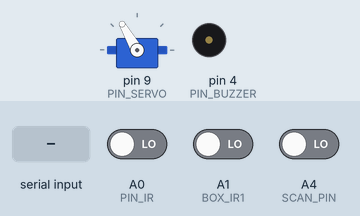
This sketch was run on a simulated Arduino Uno, built with avr-gcc and run on an emulated ATmega328P. Shown: servo, buzzer (waves = sounding). The inputs (shaded band) are chosen by the test bench; at power-on: A0 (PIN_IR) LOW, A1 (BOX_IR1) LOW, A4 (SCAN_PIN) LOW. What the sketch prints to the serial monitor is not drawn.

Above: at 1.7 s.
1.8 s: "1\n" received over the second serial link
At 2.4 s:
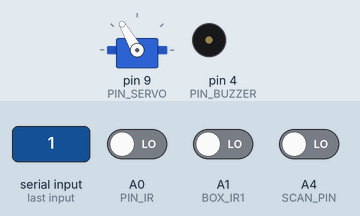
4.8 s: "4\n" received over the second serial link
At 6.9 s:
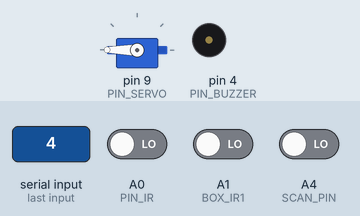
7.8 s: "2\n" received over the second serial link
At 10.0 s:
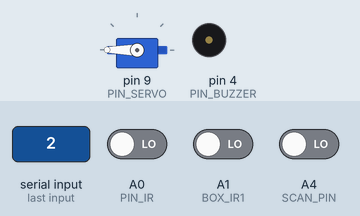
10.8 s: "6\n" received over the second serial link
At 14.2 s:
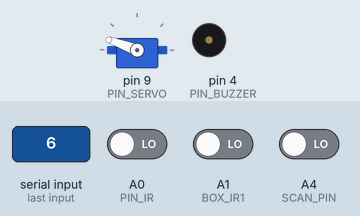
Timing chart, 0 to 15.7 s (numbered marks = the images above; inputs shaded):
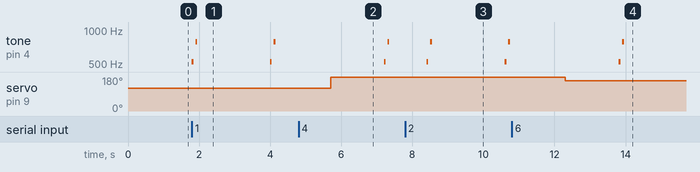

The sketch:

conveyer_belt_5.ino
```cpp
/* 라이브러리 불러오기 */
#include <Servo.h>              // 서보모터 라이브러리 불러오기
#include <Wire.h>               // I2C 통신에 사용되는 라이브러리
#include <SoftwareSerial.h>

/* 상수 선언 : 핀 번호, 속도제어, 서보모터의 각도*/
#define PIN_DC_DIRECTION 13  // 13 DC모터(레일) 방향을 정하는 핀
#define PIN_DC_SPEED 11      // 11 DC모터(레일) 속도를 정하는 핀
#define PIN_SERVO 9          // 서보모터 연결 핀
#define PIN_IR A0            // 적외선 IR센서 연결 핀
#define PIN_BUZZER 4         // 부저 핀

// 상자에 부착된 적외선 센서 핀
#define BOX_IR1 A1
#define BOX_IR2 A2
#define BOX_IR3 A3

// 바코드(QR) 스캐너에 부착된 적외선 센서 핀
#define SCAN_PIN A4

#define POS_RED 120   // 서울행 화물
#define POS_GREEN 160 // 부산행 화물
#define POS_BLUE 210  // 대구행 화물

#define BT_RXD 3
#define BT_TXD 2

/* 변수 선언 : HW객체, 측정값, 기타 변수, ...*/
Servo servo;
int railSpeed = 70;  // 레일 기본 속도
int scan_stop_check = 0;
int scan_check = 0;
int box_check;
int state = 1;


SoftwareSerial mySerial(5, 6); // RX, TX
SoftwareSerial bluetooth(BT_RXD, BT_TXD); // 3, 2 -> 아두이노에는 반대로 연결

void setup() {
  Serial.begin(9600);
  mySerial.begin(9600); // SoftwareSerial 통신 시작
  bluetooth.begin(9600);

  /* 모터 설정 */
  pinMode(PIN_DC_DIRECTION, OUTPUT);     // DC모터의 방향을 제어하는 핀을 OUTPUT으로 설정
  digitalWrite(PIN_DC_DIRECTION, HIGH);  // 방향은 전진. 의도한 방향과 반대일 경우 HIGH -> LOW로 변경
  servo.attach(PIN_SERVO);               // 서보모터를 아두이노와 연결
  servo.write(120);                      // 초기 서보모터가 가리키는 각도는 0도
  delay(500);                            // 서보모터가 완전히 동작을 끝낸 후 detach를 위해 delay를 부여
  servo.detach();                        // 서보모터와 아두이노 분리

  /* 적외선 센서 설정 */
  pinMode(PIN_IR, INPUT);  // 적외선 센서 핀을 INPUT으로 설정
  pinMode(PIN_BUZZER, OUTPUT); // 부저 핀을 OUTPUT으로 설정

  // 상자 적외선 센서
  pinMode(BOX_IR1, INPUT);
  pinMode(BOX_IR2, INPUT);
  pinMode(BOX_IR3, INPUT);

  // 바코드 스케너에 쓰일 적외선 센서
  pinMode(SCAN_PIN, INPUT);

  Serial.println("공정 시작");
}

void loop() {
  /* 시리얼 통신 데이터 수신 확인 */
  state = checkSerial();
  if (state <= 0) {
    analogWrite(PIN_DC_SPEED, 0);
  }
  else if (state > 0){
    /* 제품 적재여부 확인 */
    if (digitalRead(PIN_IR) == HIGH) {  // 적외선 센서는 물건 감지 시 LOW값을 전달. HIGH라는 것은 감지되지 않았음
      analogWrite(PIN_DC_SPEED, railSpeed);  // 레일 작동 계속
    }
    else if (digitalRead(PIN_IR) == LOW)
    {
      Serial.println("Detected");
      toneDetected();  // 감지되었을 때 나오는 소리를 부저에 출력
      analogWrite(PIN_DC_SPEED, 0);  // 적외선 센서에서 제품을 감지하여 일시 정지
      delay(2000);  // 2초간 정지
      analogWrite(PIN_DC_SPEED, railSpeed);  // 레일을 컬러센서까지 움직이기 시작


      // 바코드 or QR코드 스캐너 영역에서 정지
      while (scan_stop_check == 0){
        if (digitalRead(SCAN_PIN) == LOW){
          analogWrite(PIN_DC_SPEED, 0);  // 적외선 센서에서 제품을 감지하여 일시 정지
          toneDetected();  // 감지되었을 때 나오는 소리를 부저에 출력
          Serial.println("Stop for scan");
          delay(1500);  // 1.5초 간 레일 대기
          scan_stop_check = 1;
        }
      }
      scan_stop_check = 0;

      Serial.println("Scan Start!!");
      // 바코드 or QR 코드 스캔
      scan_check = 0;
      while(scan_check  == 0){
        scan_check = recvScanData();
      }
      Serial.println("Scan Complete!");

      analogWrite(PIN_DC_SPEED, railSpeed);  // 레일 작동 시작

    // 상자에 물품이 들어갔는지 확인
      while (box_check == 0) {
        box_check = checkBoxSensors();
        if (box_check == 1) toneDetected();
      }
      box_check = 0;
      delay(1000);
    }
  }
}

/* 시리얼 통신 및 블루투스 데이터 수신 확인 및 처리 */
int checkSerial() {
  int receivedData;
  if (mySerial.available() > 0) {  // 데이터가 있는지 확인
    String data = mySerial.readStringUntil('\n');  // 데이터를 문자열로 읽기
    int receivedData = data.toInt();  // 문자열을 정수로 변환
    if (receivedData <= 0){
        tone(PIN_BUZZER, 1000, 1000);  // 부저를 울림
        Serial.println("Emergency Stop!");
        return 0;
    }
    else return 1;
  }

  else if (bluetooth.available() > 0){
    char c = bluetooth.read();
    if (c == '0'){
      Serial.print("received data : ");
      Serial.write(c);
      return 0;
    }
    else if (c=='1'){
      Serial.print("received data : ");
      Serial.write(c);
      return 1;
    }
  }
}

int recvScanData() {
  if (bluetooth.available() > 0) {
    char command = bluetooth.read();
    if (command == '2') {
      servo.attach(PIN_SERVO);
      Serial.print("received data : ");
      Serial.write(command);
      servo.write(POS_RED);
      delay(1500);
      servo.detach();
      return 1;
    }
    else if (command == '4'){
      servo.attach(PIN_SERVO);
      Serial.print("received data : ");
      Serial.write(command);
      servo.write(POS_BLUE);
      delay(1500);
      servo.detach();
      return 1;
    }
    else if (command == '6'){
      servo.attach(PIN_SERVO);
      Serial.print("received data : ");
      Serial.write(command);
      servo.write(POS_GREEN);
      delay(1500);
      servo.detach();
      return 1;
    }
    else{
      servo.write(120);
      return 0;
    }
  }
  else {
    return 0;
  }
}

/* 적외선 센서, 색상감지 센서에서 물체를 감지했을 때 나오는 소리를 출력 */
void toneDetected() {
  tone(PIN_BUZZER, 523, 50);  // '도'에 해당. 0.05초간 출력
  delay(100);  // 0.1초간 대기(출력시간 0.05초 + 대기시간 0.05초 = 0.1초)
  tone(PIN_BUZZER, 784, 50);  // '미'에 해당. 0.05초간 출력
  delay(100);  // 0.1초간 대기(출력시간 0.05초 + 대기시간 0.05초 = 0.1초)
}

// 상자에 물품이 들어갔는지 확인하는 함수
int checkBoxSensors() {
  if (digitalRead(BOX_IR1) == LOW) {  // 상자 1에 물품이 들어갔을 때
    Serial.println("Item detected in Box 1");
    bluetooth.println("1");
    return 1;
  }

  if (digitalRead(BOX_IR2) == LOW) {  // 상자 2에 물품이 들어갔을 때
    Serial.println("Item detected in Box 2");
    bluetooth.println("2");
    return 1;
  }

  if (digitalRead(BOX_IR3) == LOW) {  // 상자 3에 물품이 들어갔을 때
    Serial.println("Item detected in Box 3");
    bluetooth.println("3");
    return 1;
  }
  return 0;
}
```

Measured:
- after the input at 1.8 s, tone on pin 4 (PIN_BUZZER): plays 523 Hz for 0.05 s, 784 Hz for 0.05 s, 523 Hz for 0.05 s, 784 Hz for 0.05 s, starting at once
- after the input at 4.8 s, tone on pin 4 (PIN_BUZZER): silent → 523 Hz after 2.4 s, → silent 0.05 s later, → 784 Hz 0.05 s later, → silent 0.05 s later; servo on pin 9 (PIN_SERVO): 120° → 180° after 0.90 s
- after the input at 7.8 s, tone on pin 4 (PIN_BUZZER): plays 523 Hz for 0.05 s, 784 Hz for 0.05 s, 523 Hz for 0.05 s, 784 Hz for 0.05 s, starting after 0.60 s
- after the input at 10.8 s, tone on pin 4 (PIN_BUZZER): silent → 523 Hz after 3.0 s, → silent 0.05 s later, → 784 Hz 0.05 s later, → silent 0.05 s later; servo on pin 9 (PIN_SERVO): 180° → 160° after 1.5 s
